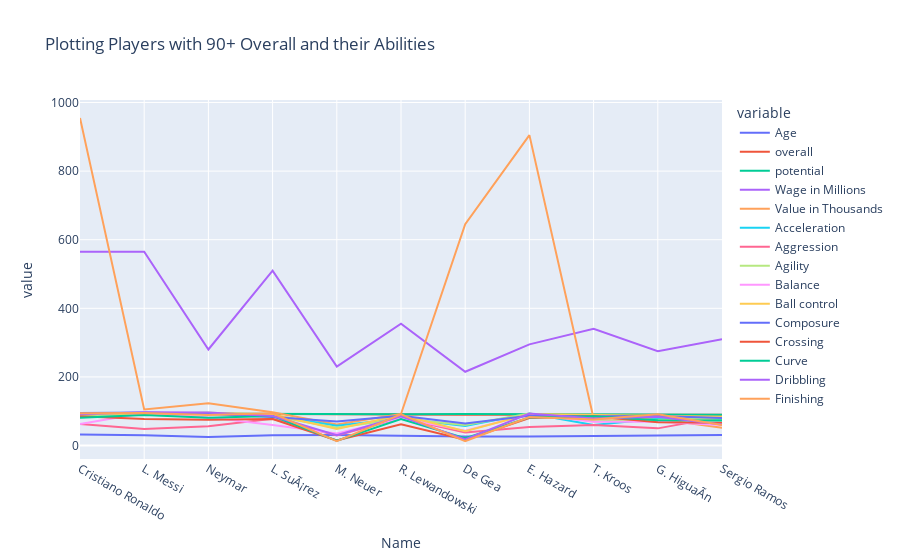

Source (notebook cell):
### Code cell
cols = ['Name','Age','overall','potential','Wage in Millions', 'Value in Thousands', 'Acceleration', 'Aggression', 'Agility', 'Balance', 'Ball control', 'Composure', 'Crossing', 'Curve', 'Dribbling', 'Finishing']
player_df = data.where(data.overall >= 90).select(cols).sort(desc("overall"))
player_df = pd.DataFrame(player_df.toPandas())
player_df = player_df.set_index("Name")
player_df.plot.line(title="Plotting Players with 90+ Overall and their Abilities")

### Figure 1 — Plotly figure (JSON) as saved in the notebook; plotly's stock layout.template omitted (floating-point values rounded to 4 significant figures)
{"data": [{"hovertemplate": "variable=Age<br>Name=%{x}<br>value=%{y}<extra></extra>", "legendgroup": "Age", "line": {"color": "#636efa", "dash": "solid"}, "marker": {"symbol": "circle"}, "mode": "lines", "name": "Age", "orientation": "v", "showlegend": true, "type": "scatter", "x": ["Cristiano Ronaldo", "L. Messi", "Neymar", "L. SuÃ¡rez", "M. Neuer", "R. Lewandowski", "De Gea", "E. Hazard", "T. Kroos", "G. HiguaÃn", "Sergio Ramos"], "xaxis": "x", "y": [32, 30, 25, 30, 31, 28, 26, 26, 27, 29, 31], "yaxis": "y"}, {"hovertemplate": "variable=overall<br>Name=%{x}<br>value=%{y}<extra></extra>", "legendgroup": "overall", "line": {"color": "#EF553B", "dash": "solid"}, "marker": {"symbol": "circle"}, "mode": "lines", "name": "overall", "orientation": "v", "showlegend": true, "type": "scatter", "x": ["Cristiano Ronaldo", "L. Messi", "Neymar", "L. SuÃ¡rez", "M. Neuer", "R. Lewandowski", "De Gea", "E. Hazard", "T. Kroos", "G. HiguaÃn", "Sergio Ramos"], "xaxis": "x", "y": [94, 93, 92, 92, 92, 91, 90, 90, 90, 90, 90], "yaxis": "y"}, {"hovertemplate": "variable=potential<br>Name=%{x}<br>value=%{y}<extra></extra>", "legendgroup": "potential", "line": {"color": "#00cc96", "dash": "solid"}, "marker": {"symbol": "circle"}, "mode": "lines", "name": "potential", "orientation": "v", "showlegend": true, "type": "scatter", "x": ["Cristiano Ronaldo", "L. Messi", "Neymar", "L. SuÃ¡rez", "M. Neuer", "R. Lewandowski", "De Gea", "E. Hazard", "T. Kroos", "G. HiguaÃn", "Sergio Ramos"], "xaxis": "x", "y": [94, 93, 94, 92, 92, 91, 92, 91, 90, 90, 90], "yaxis": "y"}, {"hovertemplate": "variable=Wage in Millions<br>Name=%{x}<br>value=%{y}<extra></extra>", "legendgroup": "Wage in Millions", "line": {"color": "#ab63fa", "dash": "solid"}, "marker": {"symbol": "circle"}, "mode": "lines", "name": "Wage in Millions", "orientation": "v", "showlegend": true, "type": "scatter", "x": ["Cristiano Ronaldo", "L. Messi", "Neymar", "L. SuÃ¡rez", "M. Neuer", "R. Lewandowski", "De Gea", "E. Hazard", "T. Kroos", "G. HiguaÃn", "Sergio Ramos"], "xaxis": "x", "y": [565, 565, 280, 510, 230, 355, 215, 295, 340, 275, 310], "yaxis": "y"}, {"hovertemplate": "variable=Value in Thousands<br>Name=%{x}<br>value=%{y}<extra></extra>", "legendgroup": "Value in Thousands", "line": {"color": "#FFA15A", "dash": "solid"}, "marker": {"symbol": "circle"}, "mode": "lines", "name": "Value in Thousands", "orientation": "v", "showlegend": true, "type": "scatter", "x": ["Cristiano Ronaldo", "L. Messi", "Neymar", "L. SuÃ¡rez", "M. Neuer", "R. Lewandowski", "De Gea", "E. Hazard", "T. Kroos", "G. HiguaÃn", "Sergio Ramos"], "xaxis": "x", "y": [955, 105, 123, 97, 61, 92, 645, 905, 79, 77, 52], "yaxis": "y"}, {"hovertemplate": "variable=Acceleration<br>Name=%{x}<br>value=%{y}<extra></extra>", "legendgroup": "Acceleration", "line": {"color": "#19d3f3", "dash": "solid"}, "marker": {"symbol": "circle"}, "mode": "lines", "name": "Acceleration", "orientation": "v", "showlegend": true, "type": "scatter", "x": ["Cristiano Ronaldo", "L. Messi", "Neymar", "L. SuÃ¡rez", "M. Neuer", "R. Lewandowski", "De Gea", "E. Hazard", "T. Kroos", "G. HiguaÃn", "Sergio Ramos"], "xaxis": "x", "y": [89, 92, 94, 88, 58, 79, 57, 93, 60, 78, 75], "yaxis": "y"}, {"hovertemplate": "variable=Aggression<br>Name=%{x}<br>value=%{y}<extra></extra>", "legendgroup": "Aggression", "line": {"color": "#FF6692", "dash": "solid"}, "marker": {"symbol": "circle"}, "mode": "lines", "name": "Aggression", "orientation": "v", "showlegend": true, "type": "scatter", "x": ["Cristiano Ronaldo", "L. Messi", "Neymar", "L. SuÃ¡rez", "M. Neuer", "R. Lewandowski", "De Gea", "E. Hazard", "T. Kroos", "G. HiguaÃn", "Sergio Ramos"], "xaxis": "x", "y": [63, 48, 56, 78, 29, 80, 38, 54, 60, 50, 84], "yaxis": "y"}, {"hovertemplate": "variable=Agility<br>Name=%{x}<br>value=%{y}<extra></extra>", "legendgroup": "Agility", "line": {"color": "#B6E880", "dash": "solid"}, "marker": {"symbol": "circle"}, "mode": "lines", "name": "Agility", "orientation": "v", "showlegend": true, "type": "scatter", "x": ["Cristiano Ronaldo", "L. Messi", "Neymar", "L. SuÃ¡rez", "M. Neuer", "R. Lewandowski", "De Gea", "E. Hazard", "T. Kroos", "G. HiguaÃn", "Sergio Ramos"], "xaxis": "x", "y": [89, 90, 96, 86, 52, 78, 60, 93, 71, 75, 79], "yaxis": "y"}, {"hovertemplate": "variable=Balance<br>Name=%{x}<br>value=%{y}<extra></extra>", "legendgroup": "Balance", "line": {"color": "#FF97FF", "dash": "solid"}, "marker": {"symbol": "circle"}, "mode": "lines", "name": "Balance", "orientation": "v", "showlegend": true, "type": "scatter", "x": ["Cristiano Ronaldo", "L. Messi", "Neymar", "L. SuÃ¡rez", "M. Neuer", "R. Lewandowski", "De Gea", "E. Hazard", "T. Kroos", "G. HiguaÃn", "Sergio Ramos"], "xaxis": "x", "y": [63, 95, 82, 60, 35, 80, 43, 91, 69, 69, 60], "yaxis": "y"}, {"hovertemplate": "variable=Ball control<br>Name=%{x}<br>value=%{y}<extra></extra>", "legendgroup": "Ball control", "line": {"color": "#FECB52", "dash": "solid"}, "marker": {"symbol": "circle"}, "mode": "lines", "name": "Ball control", "orientation": "v", "showlegend": true, "type": "scatter", "x": ["Cristiano Ronaldo", "L. Messi", "Neymar", "L. SuÃ¡rez", "M. Neuer", "R. Lewandowski", "De Gea", "E. Hazard", "T. Kroos", "G. HiguaÃn", "Sergio Ramos"], "xaxis": "x", "y": [93, 95, 95, 91, 48, 89, 42, 92, 89, 85, 84], "yaxis": "y"}, {"hovertemplate": "variable=Composure<br>Name=%{x}<br>value=%{y}<extra></extra>", "legendgroup": "Composure", "line": {"color": "#636efa", "dash": "solid"}, "marker": {"symbol": "circle"}, "mode": "lines", "name": "Composure", "orientation": "v", "showlegend": true, "type": "scatter", "x": ["Cristiano Ronaldo", "L. Messi", "Neymar", "L. SuÃ¡rez", "M. Neuer", "R. Lewandowski", "De Gea", "E. Hazard", "T. Kroos", "G. HiguaÃn", "Sergio Ramos"], "xaxis": "x", "y": [95, 96, 92, 83, 70, 87, 64, 87, 85, 86, 80], "yaxis": "y"}, {"hovertemplate": "variable=Crossing<br>Name=%{x}<br>value=%{y}<extra></extra>", "legendgroup": "Crossing", "line": {"color": "#EF553B", "dash": "solid"}, "marker": {"symbol": "circle"}, "mode": "lines", "name": "Crossing", "orientation": "v", "showlegend": true, "type": "scatter", "x": ["Cristiano Ronaldo", "L. Messi", "Neymar", "L. SuÃ¡rez", "M. Neuer", "R. Lewandowski", "De Gea", "E. Hazard", "T. Kroos", "G. HiguaÃn", "Sergio Ramos"], "xaxis": "x", "y": [85, 77, 75, 77, 15, 62, 17, 80, 85, 68, 66], "yaxis": "y"}, {"hovertemplate": "variable=Curve<br>Name=%{x}<br>value=%{y}<extra></extra>", "legendgroup": "Curve", "line": {"color": "#00cc96", "dash": "solid"}, "marker": {"symbol": "circle"}, "mode": "lines", "name": "Curve", "orientation": "v", "showlegend": true, "type": "scatter", "x": ["Cristiano Ronaldo", "L. Messi", "Neymar", "L. SuÃ¡rez", "M. Neuer", "R. Lewandowski", "De Gea", "E. Hazard", "T. Kroos", "G. HiguaÃn", "Sergio Ramos"], "xaxis": "x", "y": [81, 89, 81, 86, 14, 77, 21, 82, 85, 74, 73], "yaxis": "y"}, {"hovertemplate": "variable=Dribbling<br>Name=%{x}<br>value=%{y}<extra></extra>", "legendgroup": "Dribbling", "line": {"color": "#ab63fa", "dash": "solid"}, "marker": {"symbol": "circle"}, "mode": "lines", "name": "Dribbling", "orientation": "v", "showlegend": true, "type": "scatter", "x": ["Cristiano Ronaldo", "L. Messi", "Neymar", "L. SuÃ¡rez", "M. Neuer", "R. Lewandowski", "De Gea", "E. Hazard", "T. Kroos", "G. HiguaÃn", "Sergio Ramos"], "xaxis": "x", "y": [91, 97, 96, 86, 30, 85, 18, 93, 79, 84, 61], "yaxis": "y"}, {"hovertemplate": "variable=Finishing<br>Name=%{x}<br>value=%{y}<extra></extra>", "legendgroup": "Finishing", "line": {"color": "#FFA15A", "dash": "solid"}, "marker": {"symbol": "circle"}, "mode": "lines", "name": "Finishing", "orientation": "v", "showlegend": true, "type": "scatter", "x": ["Cristiano Ronaldo", "L. Messi", "Neymar", "L. SuÃ¡rez", "M. Neuer", "R. Lewandowski", "De Gea", "E. Hazard", "T. Kroos", "G. HiguaÃn", "Sergio Ramos"], "xaxis": "x", "y": [94, 95, 89, 94, 13, 91, 13, 83, 76, 91, 60], "yaxis": "y"}], "layout": {"legend": {"title": {"text": "variable"}, "tracegroupgap": 0}, "title": {"text": "Plotting Players with 90+ Overall and their Abilities"}, "xaxis": {"anchor": "y", "domain": [0, 1], "title": {"text": "Name"}}, "yaxis": {"anchor": "x", "domain": [0, 1], "title": {"text": "value"}}}}
